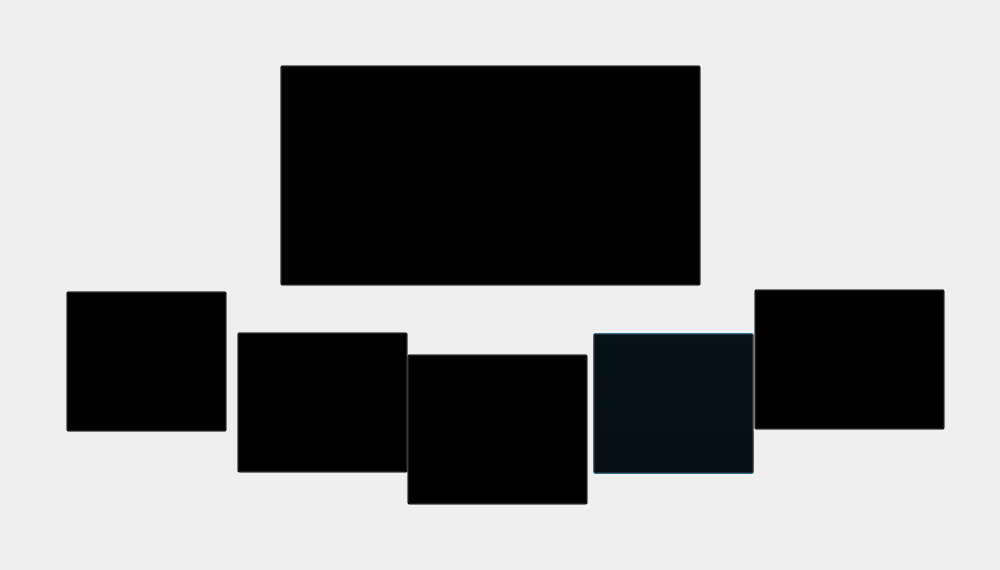
<?xml version="1.0" encoding="UTF-8"?>
<ui version="4.0">
 <class>Home</class>
 <widget class="QDialog" name="Home">
  <property name="geometry">
   <rect>
    <x>0</x>
    <y>0</y>
    <width>1000</width>
    <height>570</height>
   </rect>
  </property>
  <property name="minimumSize">
   <size>
    <width>1000</width>
    <height>570</height>
   </size>
  </property>
  <property name="maximumSize">
   <size>
    <width>1000</width>
    <height>570</height>
   </size>
  </property>
  <property name="windowTitle">
   <string>Home</string>
  </property>
  <property name="windowIcon">
   <iconset>
    <normalon>:/Images/logo bank.png</normalon>
   </iconset>
  </property>
  <property name="styleSheet">
   <string notr="true">#Home{		
background-image: url(&quot;:/Images/home page.png&quot;);
        background-repeat: no-repeat;
        background-attachment: fixed;
        background-size: cover;
        background-position: center;
}
</string>
  </property>
  <widget class="QPushButton" name="btnCharity">
   <property name="geometry">
    <rect>
     <x>593</x>
     <y>333</y>
     <width>161</width>
     <height>141</height>
    </rect>
   </property>
   <property name="cursor">
    <cursorShape>PointingHandCursor</cursorShape>
   </property>
   <property name="styleSheet">
    <string notr="true">#btnCharity{		
		background: transparent;
		background-image: url(&quot;:/Images/charity btn.png&quot;);
        background-repeat: no-repeat;
        background-attachment: fixed;
        background-size: cover;
        background-position: center;
}
#btnCharity:hover {
    background-image: url(&quot;:/Images/charity btn hover.png&quot;);
}</string>
   </property>
   <property name="text">
    <string/>
   </property>
  </widget>
  <widget class="QPushButton" name="btnPay">
   <property name="geometry">
    <rect>
     <x>754</x>
     <y>289</y>
     <width>191</width>
     <height>141</height>
    </rect>
   </property>
   <property name="cursor">
    <cursorShape>PointingHandCursor</cursorShape>
   </property>
   <property name="styleSheet">
    <string notr="true">#btnPay{		
		background: transparent;
		background-image: url(&quot;:/Images/pay bills btn.png&quot;);
        background-repeat: no-repeat;
        background-attachment: fixed;
        background-size: cover;
        background-position: center;
}
#btnPay:hover {
    background-image: url(&quot;:/Images/pay bills btn hover.png&quot;);
}</string>
   </property>
   <property name="text">
    <string/>
   </property>
  </widget>
  <widget class="QPushButton" name="btnInternet">
   <property name="geometry">
    <rect>
     <x>407</x>
     <y>354</y>
     <width>181</width>
     <height>151</height>
    </rect>
   </property>
   <property name="cursor">
    <cursorShape>PointingHandCursor</cursorShape>
   </property>
   <property name="styleSheet">
    <string notr="true">#btnInternet{		
		background: transparent;
		background-image: url(&quot;:/Images/internet package btn.png&quot;);
        background-repeat: no-repeat;
        background-attachment: fixed;
        background-size: cover;
        background-position: center;
}
#btnInternet:hover {
    background-image: url(&quot;:/Images/internet package btn hover.png&quot;);
}</string>
   </property>
   <property name="text">
    <string/>
   </property>
  </widget>
  <widget class="QPushButton" name="btnMoneyTrans">
   <property name="geometry">
    <rect>
     <x>237</x>
     <y>332</y>
     <width>171</width>
     <height>141</height>
    </rect>
   </property>
   <property name="cursor">
    <cursorShape>PointingHandCursor</cursorShape>
   </property>
   <property name="styleSheet">
    <string notr="true">#btnMoneyTrans{		
		background: transparent;
		background-image: url(&quot;:/Images/money transfer btn.png&quot;);
        background-repeat: no-repeat;
        background-attachment: fixed;
        background-size: cover;
        background-position: center;
}
#btnMoneyTrans:hover {
    background-image: url(&quot;:/Images/money transfer btn hover.png&quot;);
}</string>
   </property>
   <property name="text">
    <string/>
   </property>
  </widget>
  <widget class="QPushButton" name="btnCreateAccount">
   <property name="geometry">
    <rect>
     <x>66</x>
     <y>291</y>
     <width>161</width>
     <height>141</height>
    </rect>
   </property>
   <property name="cursor">
    <cursorShape>PointingHandCursor</cursorShape>
   </property>
   <property name="styleSheet">
    <string notr="true">#btnCreateAccount{		
		background: transparent;
		background-image: url(&quot;:/Images/create account btn.png&quot;);
        background-repeat: no-repeat;
        background-attachment: fixed;
        background-size: cover;
        background-position: center;
}
#btnCreateAccount:hover {
    background-image: url(&quot;:/Images/create account btn hover.png&quot;);
}</string>
   </property>
   <property name="text">
    <string/>
   </property>
  </widget>
  <widget class="QPushButton" name="btnCurrentCard">
   <property name="geometry">
    <rect>
     <x>280</x>
     <y>65</y>
     <width>421</width>
     <height>221</height>
    </rect>
   </property>
   <property name="cursor">
    <cursorShape>PointingHandCursor</cursorShape>
   </property>
   <property name="styleSheet">
    <string notr="true">#btnCurrentCard{		
		background: transparent;
		background-image: url(&quot;:/Images/current card.png&quot;);
        background-repeat: no-repeat;
        background-attachment: fixed;
        background-size: cover;
        background-position: center;
}
#btnCurrentCard:hover {
    background-image: url(&quot;:/Images/current card hover.png&quot;);
}</string>
   </property>
   <property name="text">
    <string/>
   </property>
  </widget>
 </widget>
 <resources/>
 <connections/>
</ui>
